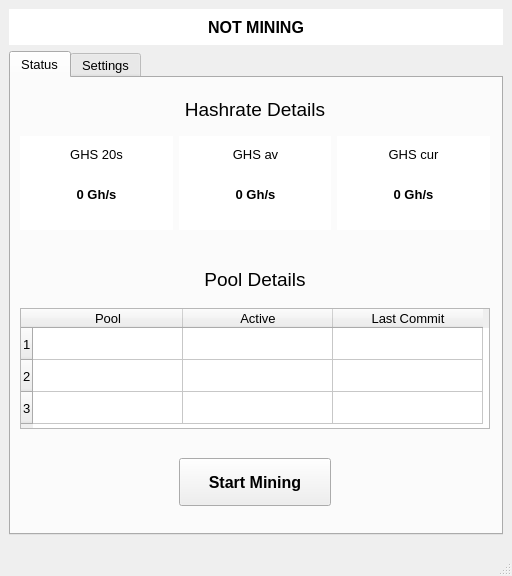
<?xml version="1.0" encoding="UTF-8"?>
<ui version="4.0">
 <class>MainWindow</class>
 <widget class="QMainWindow" name="MainWindow">
  <property name="geometry">
   <rect>
    <x>0</x>
    <y>0</y>
    <width>512</width>
    <height>576</height>
   </rect>
  </property>
  <property name="sizePolicy">
   <sizepolicy hsizetype="Fixed" vsizetype="Fixed">
    <horstretch>0</horstretch>
    <verstretch>0</verstretch>
   </sizepolicy>
  </property>
  <property name="minimumSize">
   <size>
    <width>512</width>
    <height>576</height>
   </size>
  </property>
  <property name="maximumSize">
   <size>
    <width>512</width>
    <height>576</height>
   </size>
  </property>
  <property name="font">
   <font>
    <pointsize>10</pointsize>
   </font>
  </property>
  <property name="windowTitle">
   <string>Avalon Miner</string>
  </property>
  <widget class="QWidget" name="centralWidget">
   <widget class="QTabWidget" name="tabWidget">
    <property name="geometry">
     <rect>
      <x>9</x>
      <y>51</y>
      <width>494</width>
      <height>484</height>
     </rect>
    </property>
    <property name="currentIndex">
     <number>0</number>
    </property>
    <widget class="QWidget" name="tab_status">
     <attribute name="title">
      <string>Status</string>
     </attribute>
     <widget class="QLabel" name="label_hashrate">
      <property name="geometry">
       <rect>
        <x>168</x>
        <y>20</y>
        <width>152</width>
        <height>23</height>
       </rect>
      </property>
      <property name="font">
       <font>
        <pointsize>14</pointsize>
        <weight>50</weight>
        <bold>false</bold>
       </font>
      </property>
      <property name="text">
       <string>Hashrate Details</string>
      </property>
      <property name="alignment">
       <set>Qt::AlignCenter</set>
      </property>
     </widget>
     <widget class="QLabel" name="label_pool">
      <property name="geometry">
       <rect>
        <x>168</x>
        <y>190</y>
        <width>152</width>
        <height>23</height>
       </rect>
      </property>
      <property name="font">
       <font>
        <pointsize>14</pointsize>
        <weight>50</weight>
        <bold>false</bold>
       </font>
      </property>
      <property name="text">
       <string>Pool Details</string>
      </property>
      <property name="alignment">
       <set>Qt::AlignCenter</set>
      </property>
     </widget>
     <widget class="QTableWidget" name="tableWidget">
      <property name="enabled">
       <bool>true</bool>
      </property>
      <property name="geometry">
       <rect>
        <x>9</x>
        <y>230</y>
        <width>470</width>
        <height>121</height>
       </rect>
      </property>
      <property name="font">
       <font>
        <pointsize>10</pointsize>
       </font>
      </property>
      <property name="verticalScrollBarPolicy">
       <enum>Qt::ScrollBarAlwaysOff</enum>
      </property>
      <property name="horizontalScrollBarPolicy">
       <enum>Qt::ScrollBarAlwaysOff</enum>
      </property>
      <property name="autoScroll">
       <bool>false</bool>
      </property>
      <property name="editTriggers">
       <set>QAbstractItemView::NoEditTriggers</set>
      </property>
      <property name="tabKeyNavigation">
       <bool>false</bool>
      </property>
      <property name="showDropIndicator" stdset="0">
       <bool>false</bool>
      </property>
      <property name="dragDropOverwriteMode">
       <bool>false</bool>
      </property>
      <property name="selectionMode">
       <enum>QAbstractItemView::NoSelection</enum>
      </property>
      <property name="cornerButtonEnabled">
       <bool>false</bool>
      </property>
      <attribute name="horizontalHeaderCascadingSectionResizes">
       <bool>false</bool>
      </attribute>
      <attribute name="horizontalHeaderDefaultSectionSize">
       <number>150</number>
      </attribute>
      <attribute name="verticalHeaderDefaultSectionSize">
       <number>32</number>
      </attribute>
      <row>
       <property name="text">
        <string>1</string>
       </property>
      </row>
      <row>
       <property name="text">
        <string>2</string>
       </property>
      </row>
      <row>
       <property name="text">
        <string>3</string>
       </property>
      </row>
      <column>
       <property name="text">
        <string>Pool</string>
       </property>
      </column>
      <column>
       <property name="text">
        <string>Active</string>
       </property>
      </column>
      <column>
       <property name="text">
        <string>Last Commit</string>
       </property>
      </column>
     </widget>
     <widget class="QPushButton" name="pushButton_start">
      <property name="geometry">
       <rect>
        <x>168</x>
        <y>380</y>
        <width>152</width>
        <height>48</height>
       </rect>
      </property>
      <property name="minimumSize">
       <size>
        <width>0</width>
        <height>48</height>
       </size>
      </property>
      <property name="font">
       <font>
        <pointsize>12</pointsize>
        <weight>75</weight>
        <bold>true</bold>
       </font>
      </property>
      <property name="text">
       <string>Start Mining</string>
      </property>
     </widget>
     <widget class="QGraphicsView" name="graphicsView_av">
      <property name="geometry">
       <rect>
        <x>168</x>
        <y>58</y>
        <width>152</width>
        <height>94</height>
       </rect>
      </property>
      <property name="maximumSize">
       <size>
        <width>16777215</width>
        <height>120</height>
       </size>
      </property>
      <property name="styleSheet">
       <string notr="true">background-image: url(:/images/hashratebg.png)</string>
      </property>
      <property name="frameShape">
       <enum>QFrame::NoFrame</enum>
      </property>
     </widget>
     <widget class="QGraphicsView" name="graphicsView_cur">
      <property name="geometry">
       <rect>
        <x>326</x>
        <y>58</y>
        <width>153</width>
        <height>94</height>
       </rect>
      </property>
      <property name="maximumSize">
       <size>
        <width>16777215</width>
        <height>120</height>
       </size>
      </property>
      <property name="styleSheet">
       <string notr="true">background-image: url(:/images/hashratebg.png)</string>
      </property>
      <property name="frameShape">
       <enum>QFrame::NoFrame</enum>
      </property>
     </widget>
     <widget class="QGraphicsView" name="graphicsView_20s">
      <property name="geometry">
       <rect>
        <x>9</x>
        <y>58</y>
        <width>153</width>
        <height>94</height>
       </rect>
      </property>
      <property name="maximumSize">
       <size>
        <width>16777215</width>
        <height>120</height>
       </size>
      </property>
      <property name="styleSheet">
       <string notr="true">background-image: url(:/images/hashratebg.png)</string>
      </property>
      <property name="frameShape">
       <enum>QFrame::NoFrame</enum>
      </property>
     </widget>
     <widget class="QLabel" name="label_GHS_20s">
      <property name="geometry">
       <rect>
        <x>9</x>
        <y>70</y>
        <width>153</width>
        <height>13</height>
       </rect>
      </property>
      <property name="text">
       <string>GHS 20s</string>
      </property>
      <property name="alignment">
       <set>Qt::AlignCenter</set>
      </property>
     </widget>
     <widget class="QLabel" name="label_20s">
      <property name="geometry">
       <rect>
        <x>9</x>
        <y>110</y>
        <width>153</width>
        <height>13</height>
       </rect>
      </property>
      <property name="font">
       <font>
        <weight>75</weight>
        <bold>true</bold>
       </font>
      </property>
      <property name="text">
       <string>0 Gh/s</string>
      </property>
      <property name="alignment">
       <set>Qt::AlignCenter</set>
      </property>
     </widget>
     <widget class="QLabel" name="label_av">
      <property name="geometry">
       <rect>
        <x>168</x>
        <y>110</y>
        <width>153</width>
        <height>13</height>
       </rect>
      </property>
      <property name="font">
       <font>
        <weight>75</weight>
        <bold>true</bold>
       </font>
      </property>
      <property name="text">
       <string>0 Gh/s</string>
      </property>
      <property name="alignment">
       <set>Qt::AlignCenter</set>
      </property>
     </widget>
     <widget class="QLabel" name="label_GHS_av">
      <property name="geometry">
       <rect>
        <x>168</x>
        <y>70</y>
        <width>153</width>
        <height>13</height>
       </rect>
      </property>
      <property name="text">
       <string>GHS av</string>
      </property>
      <property name="alignment">
       <set>Qt::AlignCenter</set>
      </property>
     </widget>
     <widget class="QLabel" name="label_cur">
      <property name="geometry">
       <rect>
        <x>326</x>
        <y>110</y>
        <width>153</width>
        <height>13</height>
       </rect>
      </property>
      <property name="font">
       <font>
        <weight>75</weight>
        <bold>true</bold>
       </font>
      </property>
      <property name="text">
       <string>0 Gh/s</string>
      </property>
      <property name="alignment">
       <set>Qt::AlignCenter</set>
      </property>
     </widget>
     <widget class="QLabel" name="label_GHS_cur">
      <property name="geometry">
       <rect>
        <x>326</x>
        <y>70</y>
        <width>153</width>
        <height>13</height>
       </rect>
      </property>
      <property name="text">
       <string>GHS cur</string>
      </property>
      <property name="alignment">
       <set>Qt::AlignCenter</set>
      </property>
     </widget>
    </widget>
    <widget class="QWidget" name="tab_settings">
     <attribute name="title">
      <string>Settings</string>
     </attribute>
     <layout class="QGridLayout" name="gridLayout_2">
      <item row="2" column="1">
       <widget class="QSpinBox" name="spinBox_port1">
        <property name="minimum">
         <number>1</number>
        </property>
        <property name="maximum">
         <number>65535</number>
        </property>
        <property name="value">
         <number>80</number>
        </property>
       </widget>
      </item>
      <item row="15" column="4">
       <spacer name="horizontalSpacer_4">
        <property name="orientation">
         <enum>Qt::Horizontal</enum>
        </property>
        <property name="sizeHint" stdset="0">
         <size>
          <width>40</width>
          <height>20</height>
         </size>
        </property>
       </spacer>
      </item>
      <item row="13" column="1" colspan="4">
       <widget class="QLineEdit" name="lineEdit_name3"/>
      </item>
      <item row="12" column="0">
       <widget class="QLabel" name="label_port3">
        <property name="text">
         <string>Pool Port:</string>
        </property>
       </widget>
      </item>
      <item row="14" column="1" colspan="4">
       <widget class="QLineEdit" name="lineEdit_pass3"/>
      </item>
      <item row="7" column="0">
       <widget class="QLabel" name="label_port2">
        <property name="text">
         <string>Pool Port:</string>
        </property>
       </widget>
      </item>
      <item row="13" column="0">
       <widget class="QLabel" name="label_name3">
        <property name="text">
         <string>Worker Name:</string>
        </property>
       </widget>
      </item>
      <item row="14" column="0">
       <widget class="QLabel" name="label_pass3">
        <property name="text">
         <string>Worker Password:</string>
        </property>
       </widget>
      </item>
      <item row="15" column="1">
       <spacer name="horizontalSpacer_2">
        <property name="orientation">
         <enum>Qt::Horizontal</enum>
        </property>
        <property name="sizeHint" stdset="0">
         <size>
          <width>40</width>
          <height>20</height>
         </size>
        </property>
       </spacer>
      </item>
      <item row="2" column="0">
       <widget class="QLabel" name="label_port1">
        <property name="text">
         <string>Pool Port:</string>
        </property>
       </widget>
      </item>
      <item row="1" column="0">
       <widget class="QLabel" name="label_url1">
        <property name="text">
         <string>Pool URL:</string>
        </property>
       </widget>
      </item>
      <item row="4" column="0">
       <widget class="QLabel" name="label_pass1">
        <property name="text">
         <string>Worker Password:</string>
        </property>
       </widget>
      </item>
      <item row="6" column="0">
       <widget class="QLabel" name="label_url2">
        <property name="text">
         <string>Pool URL:</string>
        </property>
       </widget>
      </item>
      <item row="3" column="0">
       <widget class="QLabel" name="label_name1">
        <property name="text">
         <string>Worker Name:</string>
        </property>
       </widget>
      </item>
      <item row="15" column="0">
       <spacer name="horizontalSpacer_1">
        <property name="orientation">
         <enum>Qt::Horizontal</enum>
        </property>
        <property name="sizeHint" stdset="0">
         <size>
          <width>40</width>
          <height>20</height>
         </size>
        </property>
       </spacer>
      </item>
      <item row="8" column="0">
       <widget class="QLabel" name="label_name2">
        <property name="text">
         <string>Worker Name:</string>
        </property>
       </widget>
      </item>
      <item row="9" column="0">
       <widget class="QLabel" name="label_pass2">
        <property name="text">
         <string>Worker Password:</string>
        </property>
       </widget>
      </item>
      <item row="11" column="0">
       <widget class="QLabel" name="label_url3">
        <property name="text">
         <string>Pool URL:</string>
        </property>
       </widget>
      </item>
      <item row="15" column="2">
       <widget class="QPushButton" name="pushButton_save">
        <property name="minimumSize">
         <size>
          <width>0</width>
          <height>30</height>
         </size>
        </property>
        <property name="font">
         <font>
          <pointsize>12</pointsize>
          <weight>75</weight>
          <bold>true</bold>
         </font>
        </property>
        <property name="text">
         <string>Save</string>
        </property>
       </widget>
      </item>
      <item row="15" column="3">
       <spacer name="horizontalSpacer_3">
        <property name="orientation">
         <enum>Qt::Horizontal</enum>
        </property>
        <property name="sizeHint" stdset="0">
         <size>
          <width>40</width>
          <height>20</height>
         </size>
        </property>
       </spacer>
      </item>
      <item row="11" column="1" colspan="4">
       <widget class="QLineEdit" name="lineEdit_url3"/>
      </item>
      <item row="9" column="1" colspan="4">
       <widget class="QLineEdit" name="lineEdit_pass2"/>
      </item>
      <item row="8" column="1" colspan="4">
       <widget class="QLineEdit" name="lineEdit_name2"/>
      </item>
      <item row="6" column="1" colspan="4">
       <widget class="QLineEdit" name="lineEdit_url2"/>
      </item>
      <item row="4" column="1" colspan="4">
       <widget class="QLineEdit" name="lineEdit_pass1"/>
      </item>
      <item row="3" column="1" colspan="4">
       <widget class="QLineEdit" name="lineEdit_name1"/>
      </item>
      <item row="1" column="1" colspan="4">
       <widget class="QLineEdit" name="lineEdit_url1"/>
      </item>
      <item row="0" column="0" colspan="2">
       <widget class="QLabel" name="label_info1">
        <property name="font">
         <font>
          <weight>75</weight>
          <bold>true</bold>
         </font>
        </property>
        <property name="text">
         <string>1st Pool Information:</string>
        </property>
       </widget>
      </item>
      <item row="5" column="0" colspan="2">
       <widget class="QLabel" name="label_info2">
        <property name="font">
         <font>
          <weight>75</weight>
          <bold>true</bold>
         </font>
        </property>
        <property name="text">
         <string>2nd Pool Information:</string>
        </property>
       </widget>
      </item>
      <item row="10" column="0" colspan="2">
       <widget class="QLabel" name="label_info3">
        <property name="font">
         <font>
          <weight>75</weight>
          <bold>true</bold>
         </font>
        </property>
        <property name="text">
         <string>3rd Pool Information:</string>
        </property>
       </widget>
      </item>
      <item row="7" column="1">
       <widget class="QSpinBox" name="spinBox_port2">
        <property name="minimum">
         <number>1</number>
        </property>
        <property name="maximum">
         <number>65535</number>
        </property>
        <property name="value">
         <number>80</number>
        </property>
       </widget>
      </item>
      <item row="12" column="1">
       <widget class="QSpinBox" name="spinBox_port3">
        <property name="minimum">
         <number>1</number>
        </property>
        <property name="maximum">
         <number>65535</number>
        </property>
        <property name="value">
         <number>80</number>
        </property>
       </widget>
      </item>
     </layout>
    </widget>
   </widget>
   <widget class="QGraphicsView" name="graphicsView_status">
    <property name="geometry">
     <rect>
      <x>9</x>
      <y>9</y>
      <width>494</width>
      <height>36</height>
     </rect>
    </property>
    <property name="sizePolicy">
     <sizepolicy hsizetype="Fixed" vsizetype="Fixed">
      <horstretch>0</horstretch>
      <verstretch>0</verstretch>
     </sizepolicy>
    </property>
    <property name="minimumSize">
     <size>
      <width>494</width>
      <height>36</height>
     </size>
    </property>
    <property name="maximumSize">
     <size>
      <width>494</width>
      <height>36</height>
     </size>
    </property>
    <property name="styleSheet">
     <string notr="true">background-image: url(:/images/notworkingbg.png)</string>
    </property>
    <property name="frameShape">
     <enum>QFrame::NoFrame</enum>
    </property>
   </widget>
   <widget class="QLabel" name="label_status">
    <property name="geometry">
     <rect>
      <x>12</x>
      <y>12</y>
      <width>488</width>
      <height>30</height>
     </rect>
    </property>
    <property name="font">
     <font>
      <pointsize>12</pointsize>
      <weight>75</weight>
      <bold>true</bold>
     </font>
    </property>
    <property name="text">
     <string>NOT MINING</string>
    </property>
    <property name="alignment">
     <set>Qt::AlignCenter</set>
    </property>
   </widget>
  </widget>
  <widget class="QMenuBar" name="menuBar">
   <property name="geometry">
    <rect>
     <x>0</x>
     <y>0</y>
     <width>512</width>
     <height>21</height>
    </rect>
   </property>
  </widget>
  <widget class="QStatusBar" name="statusBar"/>
 </widget>
 <layoutdefault spacing="6" margin="11"/>
 <tabstops>
  <tabstop>tabWidget</tabstop>
  <tabstop>pushButton_start</tabstop>
  <tabstop>tableWidget</tabstop>
  <tabstop>graphicsView_status</tabstop>
  <tabstop>graphicsView_20s</tabstop>
  <tabstop>graphicsView_av</tabstop>
  <tabstop>graphicsView_cur</tabstop>
  <tabstop>lineEdit_url1</tabstop>
  <tabstop>lineEdit_name1</tabstop>
  <tabstop>lineEdit_pass1</tabstop>
  <tabstop>lineEdit_url2</tabstop>
  <tabstop>lineEdit_name2</tabstop>
  <tabstop>lineEdit_pass2</tabstop>
  <tabstop>lineEdit_url3</tabstop>
  <tabstop>lineEdit_name3</tabstop>
  <tabstop>lineEdit_pass3</tabstop>
  <tabstop>pushButton_save</tabstop>
 </tabstops>
 <resources/>
 <connections/>
</ui>
